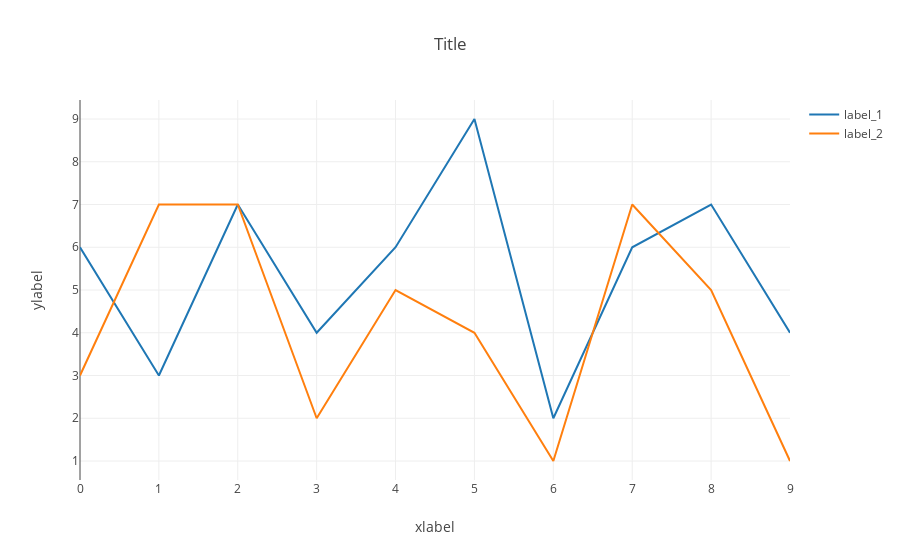

This figure's notebook cell:
### Markdown cell above
# Verlaufsplots

### Code cell
import plotly.graph_objects as go

fig = go.Figure()
fig.add_trace(go.Scatter(x=df['x_1'], y=df['y_1'], mode='lines', name='label_1'))
fig.add_trace(go.Scatter(x=df['x_1'], y=df['y_2'], mode='lines', name='label_2'))

fig.update_layout(title='Title', xaxis_title='xlabel', yaxis_title='ylabel', template='none')

fig.show()

### Figure 1 — Plotly figure (JSON) as saved in the notebook; plotly's stock layout.template omitted (floating-point values rounded to 4 significant figures)
{"data": [{"mode": "lines", "name": "label_1", "type": "scatter", "x": [0, 1, 2, 3, 4, 5, 6, 7, 8, 9], "y": [6, 3, 7, 4, 6, 9, 2, 6, 7, 4]}, {"mode": "lines", "name": "label_2", "type": "scatter", "x": [0, 1, 2, 3, 4, 5, 6, 7, 8, 9], "y": [3, 7, 7, 2, 5, 4, 1, 7, 5, 1]}], "layout": {"autosize": true, "dragmode": "pan", "title": {"text": "Title"}, "xaxis": {"autorange": true, "range": [0, 9], "showspikes": false, "title": {"text": "xlabel"}, "type": "linear"}, "yaxis": {"autorange": true, "range": [0.5556, 9.444], "showspikes": false, "title": {"text": "ylabel"}, "type": "linear"}}}
